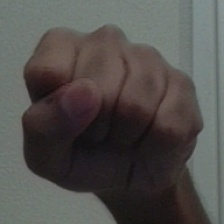
#> input picture ai-dataset/ai_dataset/fist/1792677635581834000.jpg, 224 x 224 px
$ python -i extracts_landmarks.py   (imports and definitions only)
#> lines starting #> are read from the running program, lines starting #| are printed output that depends on the picture
#> further down, picture is the input picture: shape (224, 224, 3); mean B, G, R 77, 79.9, 82.3

from pathlib import Path
import cv2
import mediapipe as mp
import numpy as np

from preprocessing import preprocess_landmarks

BASE_DIR = Path(__file__).resolve().parent.parent
DATASET_DIR = BASE_DIR / "ai-dataset" / "processed-dataset"
OUTPUT_PATH = Path(__file__).resolve().parent / "dataset_enhanced.npz"
SKIPPED_PATH = Path(__file__).resolve().parent / "skipped_images.txt"

GESTURES = ["fist", "left_dir", "palm", "right_dir"]

X = []
y = []
skipped_files = []

mp_hands = mp.solutions.hands


# [8 lines left out: function detect_landmarks, not called in this run]


def enhance_image(image):
    # Improve local contrast
    lab = cv2.cvtColor(image, cv2.COLOR_BGR2LAB)
#> lab: shape (224, 224, 3); mean of channels 0, 1, 2 85.3, 128.8, 130.2
    l, a, b = cv2.split(lab)
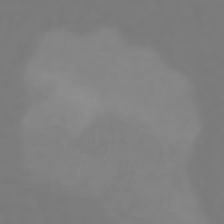
#> a: shape (224, 224); min 121, max 143, mean 128.8

    clahe = cv2.createCLAHE(
        clipLimit=2.0,
        tileGridSize=(8, 8)
    )

    l = clahe.apply(l)
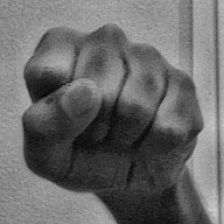
#> l: shape (224, 224); min 8, max 204, mean 105.4
    enhanced = cv2.merge((l, a, b))
#> enhanced: shape (224, 224, 3); mean of channels 0, 1, 2 105.4, 128.8, 130.2

    return cv2.cvtColor(enhanced, cv2.COLOR_LAB2BGR)


# [37 lines left out: functions add_padding, extract_with_retry, not called in this run]


# [57 lines not run here, left out]

X = np.array(X, dtype=np.float32)
y = np.array(y, dtype=np.int64)

# [18 lines not run here, left out]

>>> import cv2
>>> picture = cv2.imread('../ai-dataset/ai_dataset/fist/1792677635581834000.jpg')
>>> result = enhance_image(picture)

$ run again, on ai-dataset/ai_dataset/left_dir/1792677683912132400.jpg
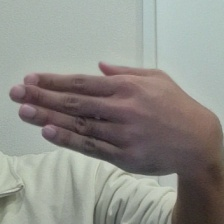
#> input picture ai-dataset/ai_dataset/left_dir/1792677683912132400.jpg, 224 x 224 px
#> picture is the input picture: shape (224, 224, 3); mean B, G, R 137.5, 143.1, 143.4
#> lab: shape (224, 224, 3); mean of channels 0, 1, 2 149.9, 127.5, 131.3
#> in enhance_image, `l = clahe.apply(l)`:
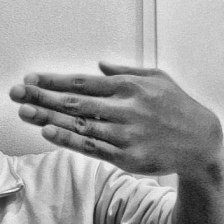
#> l: shape (224, 224); min 11, max 242, mean 157.4
#> enhanced: shape (224, 224, 3); mean of channels 0, 1, 2 157.4, 127.5, 131.3
#> in enhance_image, `return cv2.cvtColor(enhanced, cv2.COLOR_LAB2BGR)`:
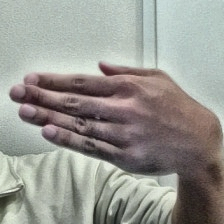
#> returned value: shape (224, 224, 3); mean B, G, R 145.3, 151.1, 151.5

$ run again, on ai-dataset/ai_dataset/palm/1792677602697493400.jpg
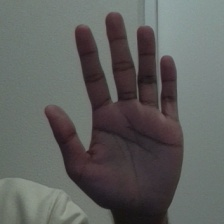
#> input picture ai-dataset/ai_dataset/palm/1792677602697493400.jpg, 224 x 224 px
#> picture is the input picture: shape (224, 224, 3); mean B, G, R 94.9, 97, 95.7
#> lab: shape (224, 224, 3); mean of channels 0, 1, 2 103.3, 127.5, 129.1
#> in enhance_image, `l, a, b = cv2.split(lab)`:
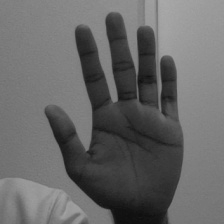
#> l: shape (224, 224); min 12, max 169, mean 103.3
#> in enhance_image, `l = clahe.apply(l)`:
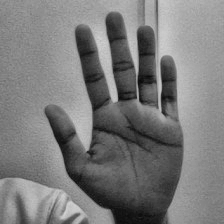
#> l: shape (224, 224); min 9, max 210, mean 123.1
#> enhanced: shape (224, 224, 3); mean of channels 0, 1, 2 123.1, 127.5, 129.1
